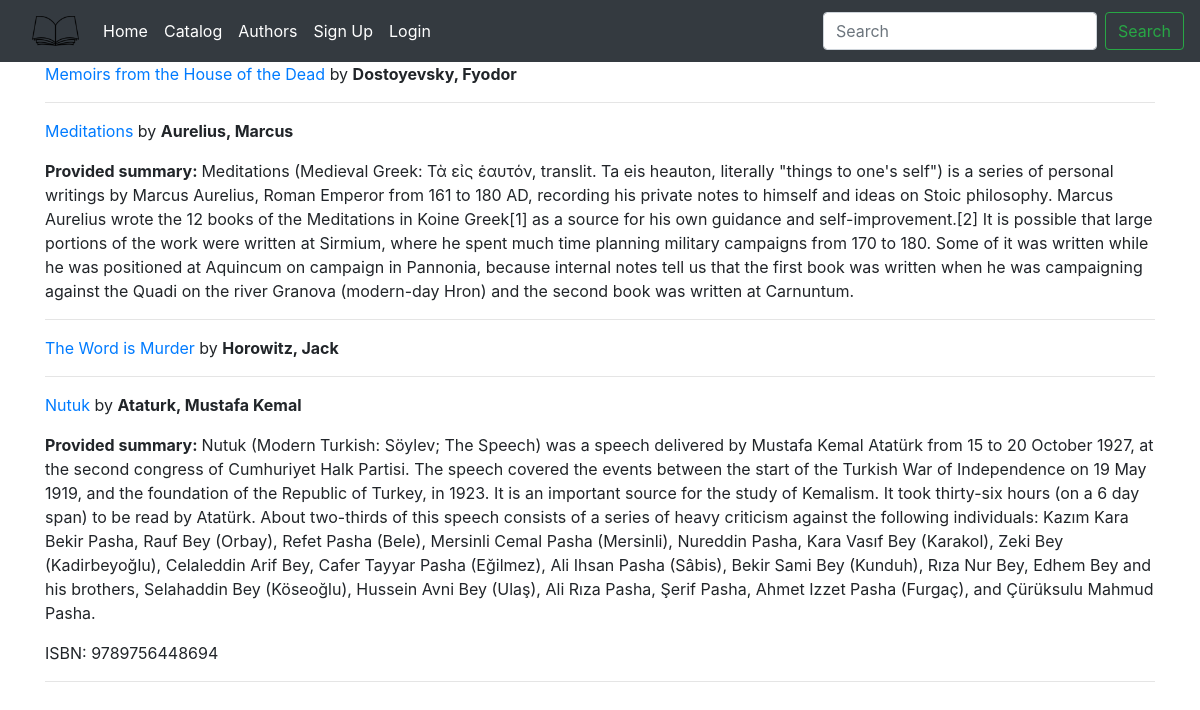
Page /catalog/ on the earlier database version.
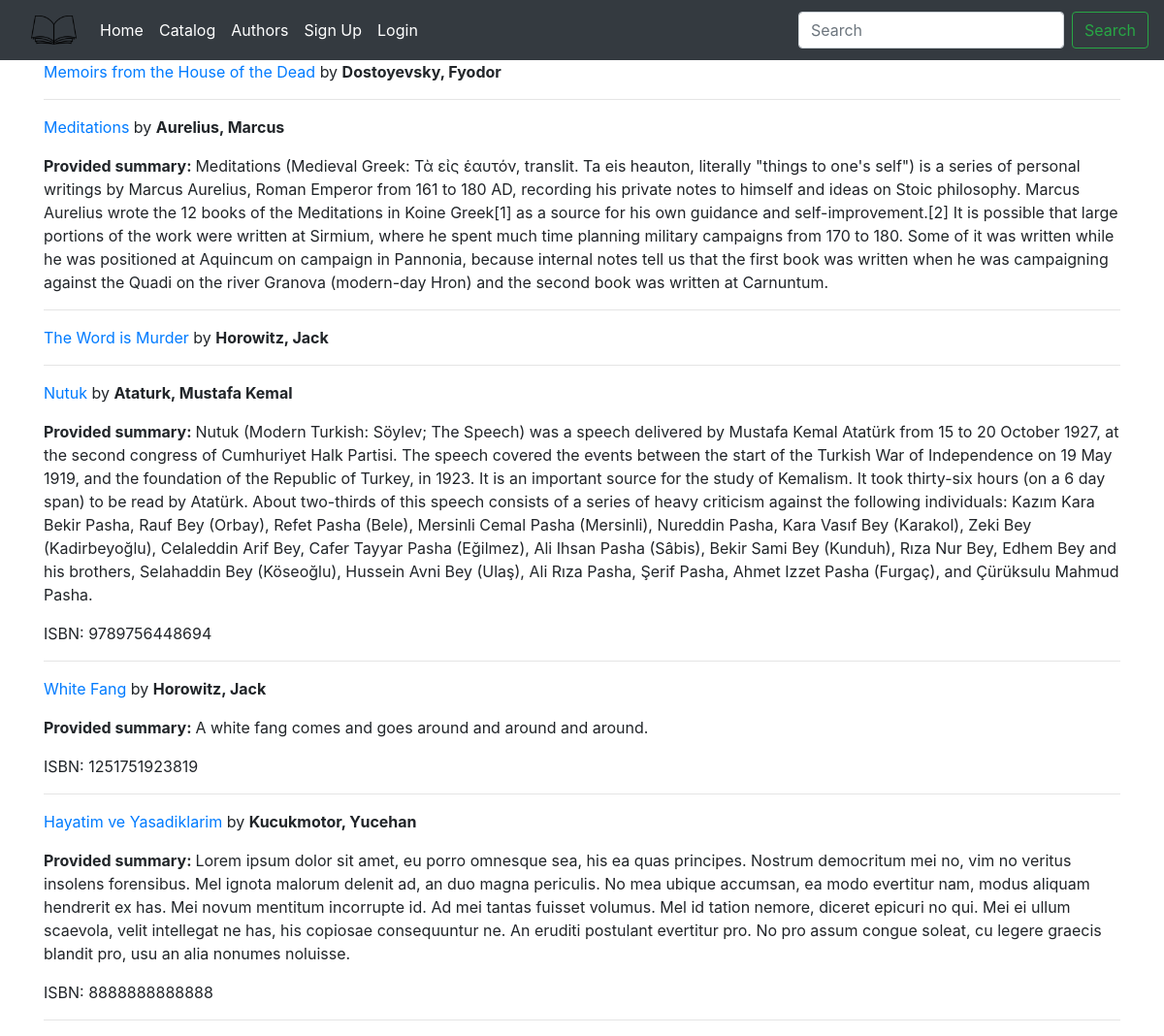
Same page on the later database version.
### library_app/models.py (models this page shows, shortened)
class Book(models.Model):
    title = models.CharField(max_length=200)
    author = models.ForeignKey('Author', on_delete=models.SET_NULL, null=True)
    summary = models.TextField(max_length=1000,
                help_text='Enter a brief description of the book',
                null=True, blank=True)
    isbn = models.CharField('ISBN', max_length=13,
    help_text='13 Character <a href="https://www.isbn-international.org/content/what-isbn">ISBN number</a>',
    null=True, blank=True)
    genre = models.ManyToManyField(Genre,
                                   help_text='Select a genre for this book')
    def display_genre(self):
        """Create a string for the genre. This is required to display
        genre in Admin"""
        return ', '.join(genre.name for genre in self.genre.all()[:3])
    display_genre.short_description = 'Genre'

class Author(models.Model):
    first_name = models.CharField(max_length=50)
    last_name = models.CharField(max_length=75)
    date_of_birth = models.DateField(null=True, blank=True)
    date_of_death = models.DateField(verbose_name='Died', null=True, blank=True)
    bio = models.TextField(max_length=750, verbose_name='Author Biography',
                            default=None, null=True,
                            blank=True)
    def __str__(self):
        return f'{self.last_name}, {self.first_name}'
    class Meta:
        ordering = ['last_name', 'first_name']

### library_app/views.py (the view)
# urls.py: path('catalog/', views.BookListView.as_view(), name='book-list'),
class BookListView(generic.ListView):
    model = models.Book

### library_app/templates/library_app/book_list.html (shortened to what this page needs)
{% extends "base.html" %}
{% block content %}
  {% for book in book_list %}
      <p><a href="{% url 'library_app:book-detail' book.pk %}"> {{book.title}}</a> by <strong>{{book.author}}</strong></p>
      {% if book.summary %}
      <p><strong>Provided summary: </strong>{{ book.summary }}</p>
      {% endif %}
      {% if book.isbn %}
        <p>ISBN: {{book.isbn}}</p>
      {% endif %}
  <hr>
  {% endfor %}
{% endblock %}

Differences in the rows shown:
added Book: title "White Fang", author "Horowitz, Jack", summary "A white fang comes and goes around and around and around.", isbn "1251751923819"
added Book: title "Hayatim ve Yasadiklarim", author "Kucukmotor, Yucehan", summary "Lorem ipsum dolor sit amet, eu porro omnesque sea, his ea quas principes. Nostrum democritum mei no, vim no veritus insolens forensibus. Mel ignota malorum delenit ad, an duo magna periculis. No mea ubique accumsan, ea modo evertitur nam, modus aliquam hendrerit ex has. Mei novum mentitum incorrupte id. Ad mei tantas fuisset volumus. Mel id tation nemore, diceret epicuri no qui. Mei ei ullum scaevola, velit intellegat ne has, his copiosae consequuntur ne. An eruditi postulant evertitur pro. No pro assum congue soleat, cu legere graecis blandit pro, usu an alia nonumes noluisse.", isbn "8888888888888"
